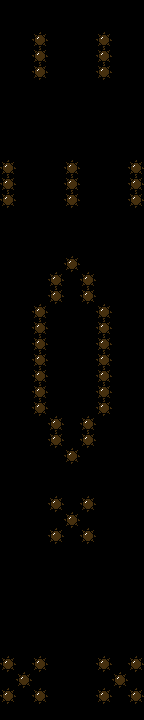

Rendered tile map (Tiled .tmx) drawn with the repository's tilesets; below, a short description and the full map source, tile grids included:
An orthogonal 9x45 tile map with 16x16 px tiles, 1 tile layer (map).

<map version="1.0" orientation="orthogonal" renderorder="right-down" width="9" height="45" tilewidth="16" tileheight="16" nextobjectid="1">
 <tileset firstgid="1" name="tileset" tilewidth="16" tileheight="16" tilecount="64" columns="8">
  <image source="tileset.png" width="128" height="128" />
 </tileset>
 <layer name="map" width="9" height="45">
  <data encoding="csv">
0,0,0,0,0,0,0,0,0,
0,0,0,0,0,0,0,0,0,
0,0,1,0,0,0,1,0,0,
0,0,1,0,0,0,1,0,0,
0,0,1,0,0,0,1,0,0,
0,0,0,0,0,0,0,0,0,
0,0,0,0,0,0,0,0,0,
0,0,0,0,0,0,0,0,0,
0,0,0,0,0,0,0,0,0,
0,0,0,0,0,0,0,0,0,
1,0,0,0,1,0,0,0,1,
1,0,0,0,1,0,0,0,1,
1,0,0,0,1,0,0,0,1,
0,0,0,0,0,0,0,0,0,
0,0,0,0,0,0,0,0,0,
0,0,0,0,0,0,0,0,0,
0,0,0,0,1,0,0,0,0,
0,0,0,1,0,1,0,0,0,
0,0,0,1,0,1,0,0,0,
0,0,1,0,0,0,1,0,0,
0,0,1,0,0,0,1,0,0,
0,0,1,0,0,0,1,0,0,
0,0,1,0,0,0,1,0,0,
0,0,1,0,0,0,1,0,0,
0,0,1,0,0,0,1,0,0,
0,0,1,0,0,0,1,0,0,
0,0,0,1,0,1,0,0,0,
0,0,0,1,0,1,0,0,0,
0,0,0,0,1,0,0,0,0,
0,0,0,0,0,0,0,0,0,
0,0,0,0,0,0,0,0,0,
0,0,0,1,0,1,0,0,0,
0,0,0,0,1,0,0,0,0,
0,0,0,1,0,1,0,0,0,
0,0,0,0,0,0,0,0,0,
0,0,0,0,0,0,0,0,0,
0,0,0,0,0,0,0,0,0,
0,0,0,0,0,0,0,0,0,
0,0,0,0,0,0,0,0,0,
0,0,0,0,0,0,0,0,0,
0,0,0,0,0,0,0,0,0,
1,0,1,0,0,0,1,0,1,
0,1,0,0,0,0,0,1,0,
1,0,1,0,0,0,1,0,1,
0,0,0,0,0,0,0,0,0
</data>
 </layer>
</map>
